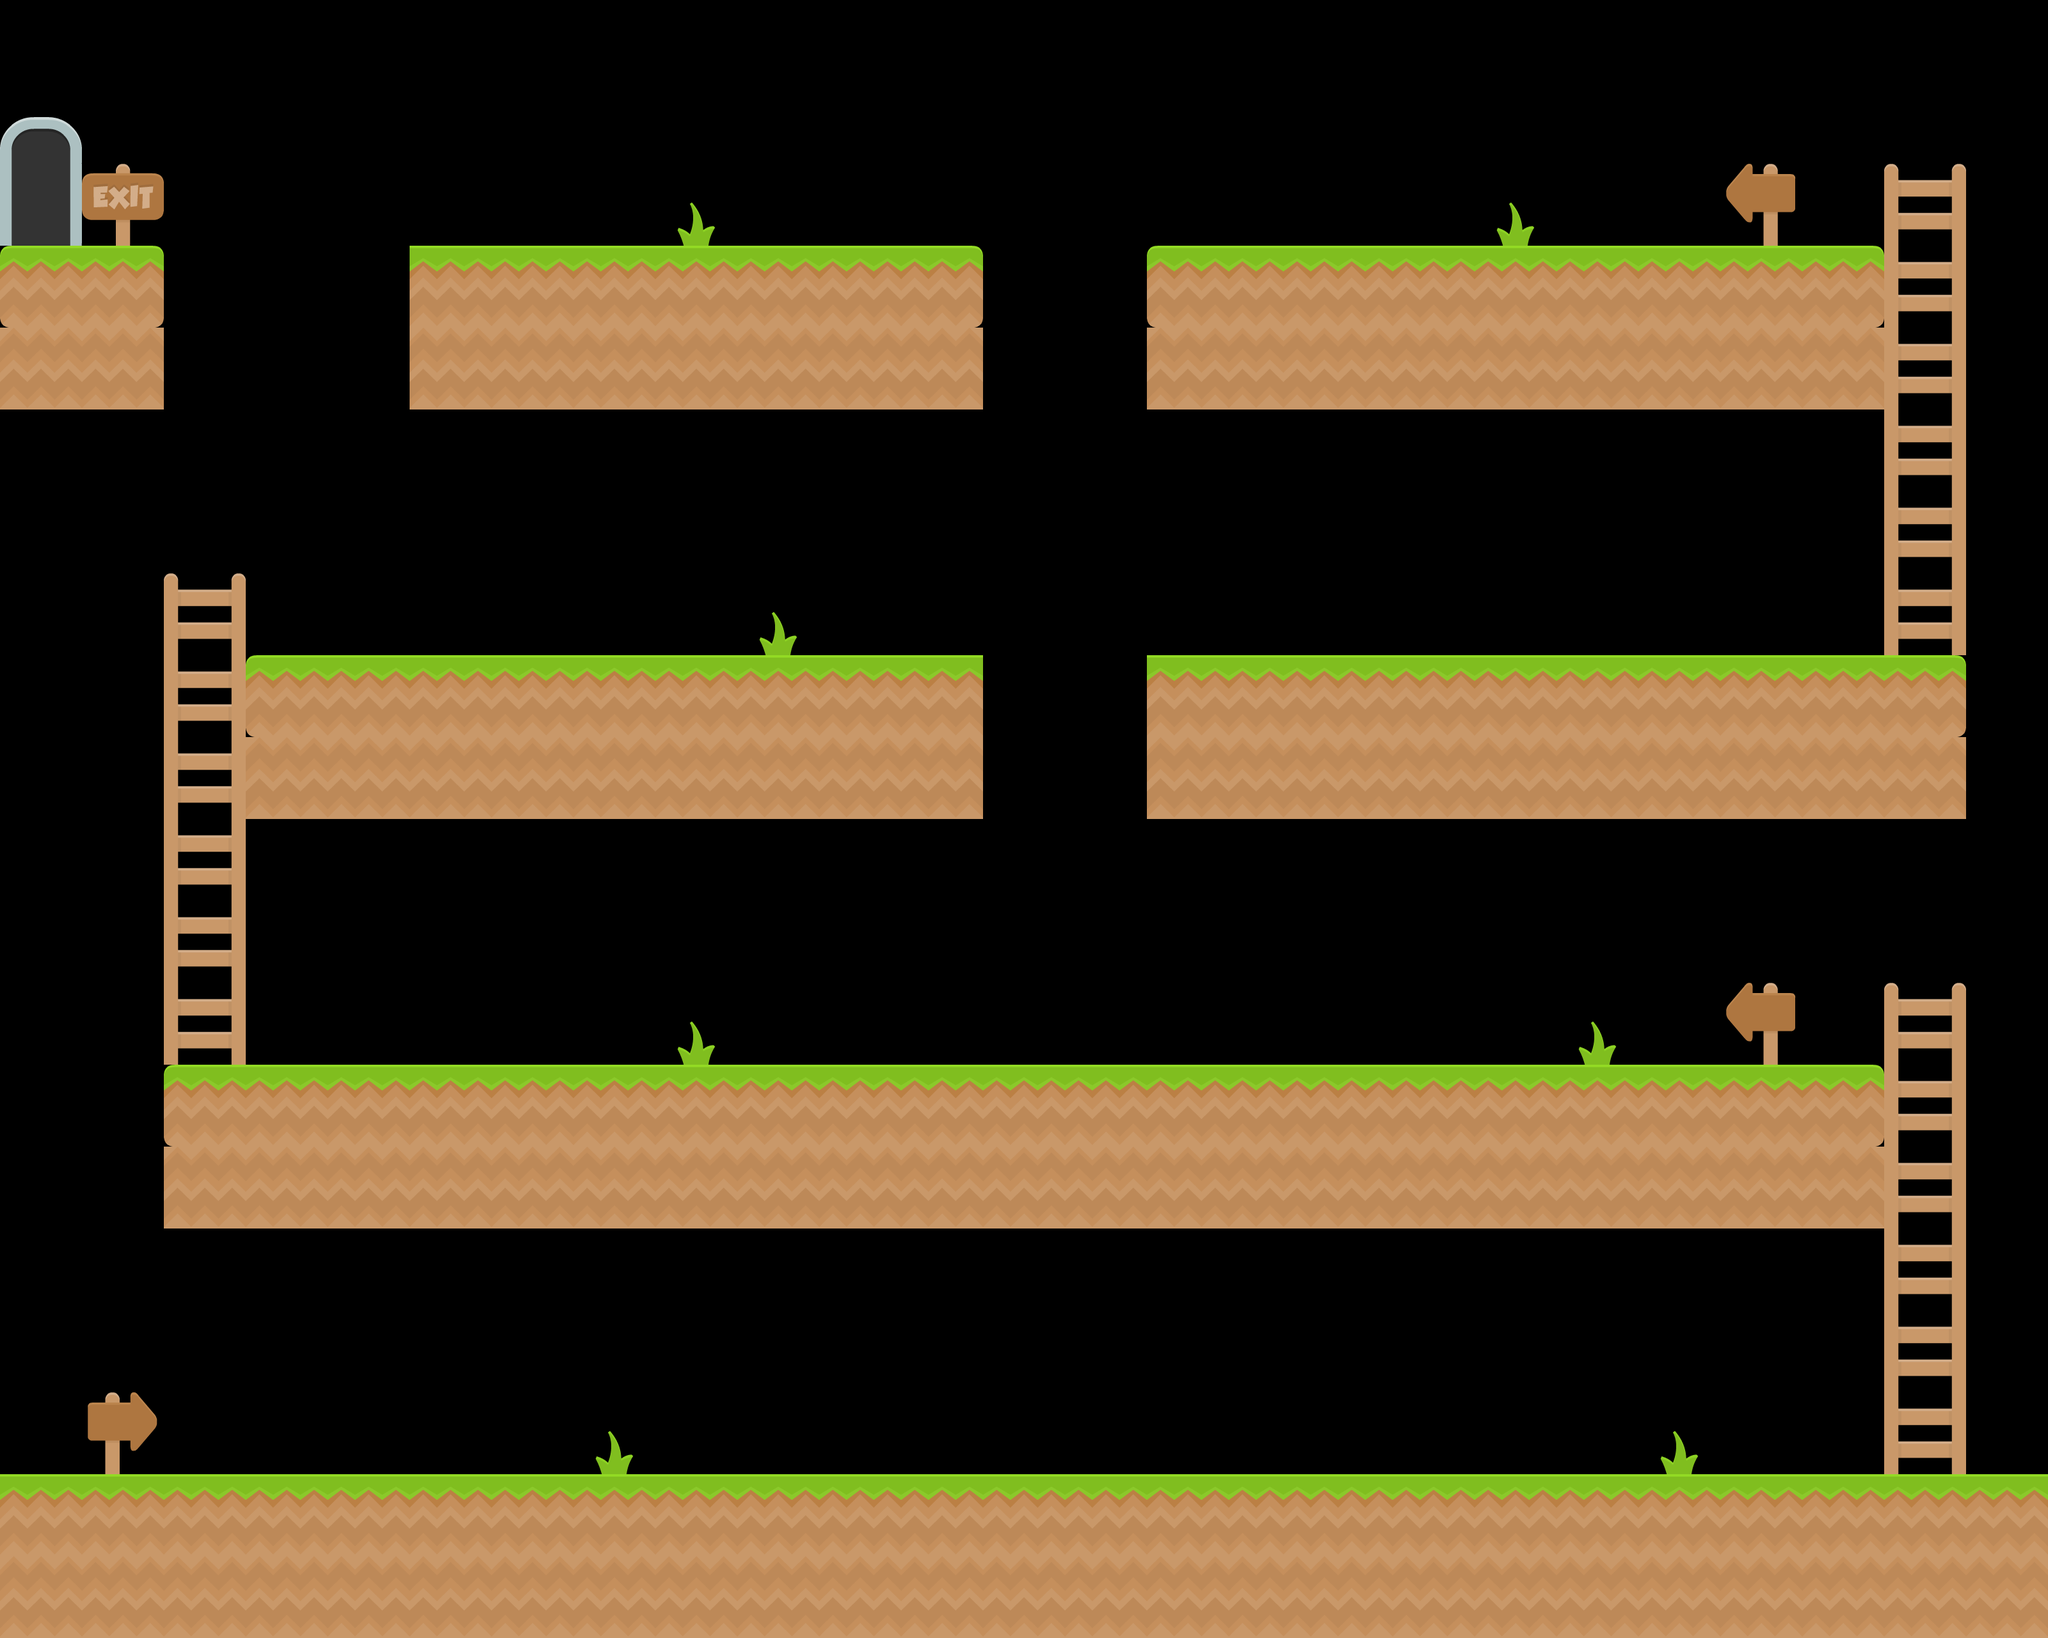

This game map was drawn from its Tiled (.tmx) file and the tilesets committed beside it. A one-line description and the trimmed map source follow:
An orthogonal 25x20 tile map with 128x128 px tiles, 4 tile layers (ground, ladders, background, goal) and 7 objects.

<map version="1.9" tiledversion="1.9.1" orientation="orthogonal" renderorder="right-down" width="25" height="20" tilewidth="128" tileheight="128" infinite="0" nextlayerid="6" nextobjectid="8">
 <tileset firstgid="1" source="arcade_platformer.tsx" />
 <layer id="1" name="ground" width="25" height="20">
  <data>[500 cells, 166 non-empty, 4 distinct tile ids]</data>
 </layer>
 <layer id="2" name="ladders" width="25" height="20">
  <data>[500 cells, 18 non-empty, 2 distinct tile ids]</data>
 </layer>
 <layer id="3" name="background" width="25" height="20">
  <data>[500 cells, 11 non-empty, 4 distinct tile ids]</data>
 </layer>
 <objectgroup id="5" name="coins">
  <object id="1" gid="24" x="9.64419" y="1309.62" width="128" height="128">
   <properties>
    <property name="point_value" type="int" value="20" />
   </properties>
  </object>
  <object id="2" gid="24" x="1536.96" y="1280.81" width="128" height="128">
   <properties>
    <property name="point_value" type="int" value="20" />
   </properties>
  </object>
  <object id="3" gid="24" x="2949.01" y="128.115" width="128" height="128">
   <properties>
    <property name="point_value" type="int" value="20" />
   </properties>
  </object>
  <object id="4" gid="23" x="896.576" y="778.105" width="128" height="128">
   <properties>
    <property name="point_value" type="int" value="10" />
   </properties>
  </object>
  <object id="5" gid="23" x="2433.5" y="768.499" width="128" height="128">
   <properties>
    <property name="point_value" type="int" value="10" />
   </properties>
  </object>
  <object id="6" gid="23" x="1412.09" y="2315.03" width="128" height="128">
   <properties>
    <property name="point_value" type="int" value="10" />
   </properties>
  </object>
  <object id="7" gid="23" x="2945.81" y="1536.96" width="128" height="128">
   <properties>
    <property name="point_value" type="int" value="10" />
   </properties>
  </object>
 </objectgroup>
 <layer id="4" name="goal" width="25" height="20">
  <data>[500 cells, 2 non-empty, 2 distinct tile ids]</data>
 </layer>
</map>
